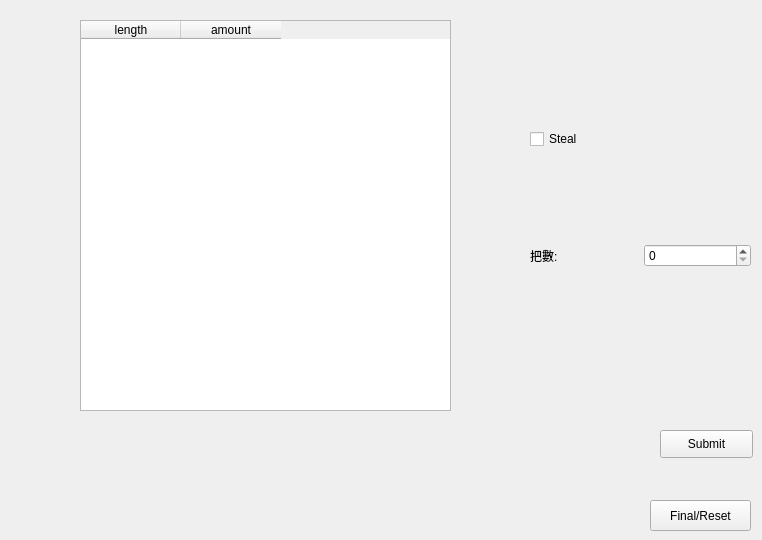
    <widget class="QWidget" name="tab_5">
     <attribute name="title">
      <string>Tab 4</string>
     </attribute>
     <widget class="QPushButton" name="pushButton_5">
      <property name="geometry">
       <rect>
        <x>660</x>
        <y>430</y>
        <width>93</width>
        <height>28</height>
       </rect>
      </property>
      <property name="text">
       <string>Submit</string>
      </property>
     </widget>
     <widget class="QTableWidget" name="tableWidget">
      <property name="geometry">
       <rect>
        <x>80</x>
        <y>20</y>
        <width>371</width>
        <height>391</height>
       </rect>
      </property>
      <column>
       <property name="text">
        <string>length</string>
       </property>
      </column>
      <column>
       <property name="text">
        <string>amount</string>
       </property>
      </column>
     </widget>
     <widget class="QWidget" name="gridLayoutWidget">
      <property name="geometry">
       <rect>
        <x>530</x>
        <y>170</y>
        <width>221</width>
        <height>171</height>
       </rect>
      </property>
      <layout class="QGridLayout" name="gridLayout">
       <item row="0" column="0">
        <layout class="QHBoxLayout" name="horizontalLayout_13">
         <item>
          <widget class="QLabel" name="label_36">
           <property name="text">
            <string>把數:</string>
           </property>
          </widget>
         </item>
         <item>
          <widget class="QSpinBox" name="spinBox"/>
         </item>
        </layout>
       </item>
      </layout>
     </widget>
     <widget class="QPushButton" name="pushButton_7">
      <property name="geometry">
       <rect>
        <x>650</x>
        <y>500</y>
        <width>101</width>
        <height>31</height>
       </rect>
      </property>
      <property name="text">
       <string>Final/Reset</string>
      </property>
     </widget>
     <widget class="QCheckBox" name="checkBox_2">
      <property name="geometry">
       <rect>
        <x>530</x>
        <y>130</y>
        <width>67</width>
        <height>18</height>
       </rect>
      </property>
      <property name="text">
       <string>Steal</string>
      </property>
     </widget>
    </widget>
